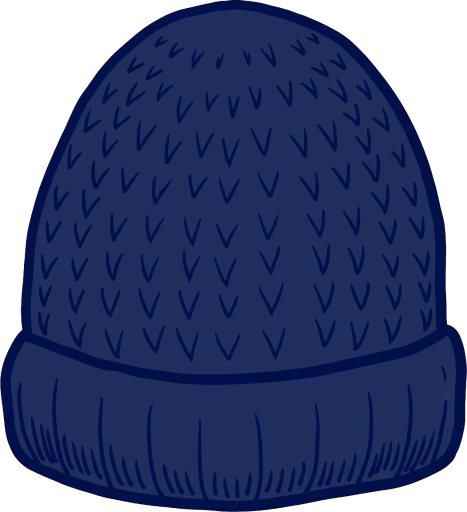
#> input picture tools/parts_keyed/prop_knitcap_a.png, 934 x 1024 px, given in place of body_b.png, which was not available (shown at 1/2 size)
$ python make_underlay.py
#> lines starting #> are read from the running program, lines starting #| are printed output that depends on the picture
### tools/mirror_v0127.py
#!/usr/bin/env python3
"""Exact Python mirror of PersonComposer (Kotlin) for the v0.1.27 audit.

Draws from the shipped drawable-nodpi assets with the same boxes,
calibrations, rigs and anchors as PersonFigure.kt. Anchor/cal values
are read from ANCH below — keep them in sync with PersonAnchors /
PersonCanvas.topCal in the Kotlin source (the audit script prints any
drift it is told about via --check).

Geometry recap (Kotlin): the canvas rect is W x H px; the person
height ph = H / (1 + padTopRatio); the person stands at the bottom
(pt = H - ph). For canvas-family bases the body bbox is drawn at
(bl, pt, bw, ph); tops are laid into the same canvas frame with
topCal about their bbox center. The rank-5 portrait is drawn at
width ph * imgW/imgH, height ph, centered. Rigs are fractions of
the drawn body rect (bl, pt, bw, ph).
"""
import os
import sys

from PIL import Image, ImageDraw

RES = os.path.expanduser(
    "~/workspace/tenki-no-kotae/app/src/main/res/drawable-nodpi")

IMG = {}


def img(name):
    if name not in IMG:
        IMG[name] = Image.open(os.path.join(RES, name + ".png")).convert("RGBA")
    return IMG[name]

CANVAS_W, CANVAS_H = 1120.0, 2240.0

BOX = {
    "body_a": (0.1589, 0.0768, 0.8438, 0.9411),
    "body_b": (0.1580, 0.0763, 0.8446, 0.9397),
    "body_c": (0.1116, 0.0759, 0.8893, 0.9411),
    "top_tshirt": (0.1795, 0.3031, 0.8214, 0.6741),
    "top_shirt": (0.2420, 0.3125, 0.7580, 0.6263),
    "top_cardigan": (0.0839, 0.1911, 0.9170, 0.8004),
    "top_lightouter": (0.1411, 0.2741, 0.8625, 0.6920),
    "top_knitcoat": (0.1491, 0.2384, 0.8527, 0.7781),
    "top_down": (0.0598, 0.2487, 0.9411, 0.7098),
    "outfit_raincoat": (0.2348, 0.0759, 0.7670, 0.9420),
}
TOPCAL = {
    "top_tshirt": (0.64, 0.875, 0.0, 0.028),
    "top_shirt": (0.80, 0.80, 0.0, 0.014),
    "top_cardigan": (0.55, 0.45, 0.0, -0.003),
    "top_lightouter": (0.63, 0.625, 0.0, 0.000),
    "top_knitcoat": (0.67, 0.60, 0.0, 0.011),
    "top_down": (1.00, 0.575, 0.0, 0.005),
}
BODY_ART = {"BODY_A": "body_a", "BODY_B": "body_b", "BODY_C": "body_c",
            "RAINCOAT": "outfit_raincoat", "RANK5_PORTRAIT": "person_rank5",
            "RANK6_PORTRAIT": "person_rank6"}
PORTRAITS = ("RANK5_PORTRAIT", "RANK6_PORTRAIT")
TOP_ART = {"TSHIRT": "top_tshirt", "SHIRT": "top_shirt",
           "CARDIGAN": "top_cardigan", "LIGHT_OUTER": "top_lightouter",
           "KNIT_COAT": "top_knitcoat", "DOWN": "top_down"}
RIGS = {
    "BODY_A": (0.502, 0.180, 0.399, 0.248, 0.747, 0.754, 0.638, 0.241, 0.637, 0.360),
    "BODY_B": (0.480, 0.180, 0.337, 0.307, 0.689, 0.732, 0.630, 0.264, 0.630, 0.362),
    "BODY_C": (0.519, 0.180, 0.336, 0.330, 0.668, 0.893, 0.629, 0.106, 0.629, 0.316),
    "RANK5_PORTRAIT": (0.489, 0.180, 0.314, 0.306, 0.690, 0.756, 0.629, 0.242, 0.629, 0.365),
    "RANK6_PORTRAIT": (0.497, 0.180, 0.330, 0.323, 0.671, 0.80, 0.63, 0.20, 0.63, 0.328),
    "RAINCOAT": (0.507, 0.081, 0.336, 0.201, 0.743, 0.848, 0.629, 0.148, 0.629, 0.40),
}
# Measured feature lines (fractions of the body rect): the eye line
# and the mouth line of each base picture, from ink-cluster analysis
# of the shipped assets (v0.1.21). Sunglasses and the mask are placed
# from these, not from the skin-bbox fractions.
FEATURES = {
    "BODY_A": (0.216, 0.260), "BODY_B": (0.216, 0.260),
    "BODY_C": (0.216, 0.260), "RANK5_PORTRAIT": (0.217, 0.260),
    "RANK6_PORTRAIT": (0.216, 0.261), "RAINCOAT": (0.216, 0.260),
}
# anchors (mirror of PersonAnchors) — audit may override via ANCH_OVERRIDES
ANCH = {
    # *_W is the painted width over body width, *_BOTTOM the
    # painted bottom line, *_HS flattens the tall generated domes.
    "MASK_W": 1.02, "MASK_DROP": 0.020, "MASK_H": 0.068,
    "SUNG_W": 1.12,
    "MUFFLER_H": 0.27, "MUFFLER_TOP": 0.305,
    "TOWEL_H": 0.212, "TOWEL_TOP": 0.298,
    "MITTEN_H": 0.115, "MITTEN_HAND_AT": 0.42,
    "FOLD2_H": 0.30, "FOLD2_GRIP_X": 0.52, "FOLD2_GRIP_Y": 0.90,
    "UMB_WIDTH": 1.12, "UMB_TOP": 0.005, "UMB_SHAFT_X": 0.507,
    "UMB_SHAFT_W": 0.030,
    "PARASOL_W": 1.15, "PARASOL_TOP": -0.20, "PARASOL_SHAFT_X": 0.508,
    "PARASOL_SHAFT_W": 0.057,
    "UCHIWA_H": 0.21, "UCHIWA_GRIP_X": 0.502, "UCHIWA_GRIP_Y": 0.90,
    "SWEAT_X1": 0.19, "SWEAT_X2": 0.83, "SWEAT_Y": 0.27, "SWEAT_R": 0.022,
    "SHIVER_X1": 0.045, "SHIVER_X2": 0.955, "SHIVER_TOP": 0.42,
    "SHIVER_STEP": 0.028, "SHIVER_AMP": 0.018, "SHIVER_W": 0.006,
}
ANCH_OVERRIDES = {}
# Painted box inside each hat asset (asset fractions, v0.1.23 —
# measured from the shipped PNGs' alpha). The cap asset carries
# wide transparent margins; the knit cap fills its frame.

# Cloth box inside the mask asset (asset fractions, v0.1.24 —
# measured from the shipped PNG: the white cloth component; the
# ear loops fill the rest of the width).
MASK_PAINT = (0.125, 0.027, 0.874, 0.973)

OUTFIT_FOR = {  # rank -> (base, top)
    0: ("BODY_B", "TSHIRT"), 1: ("BODY_A", "SHIRT"),
    2: ("BODY_A", "CARDIGAN"), 3: ("BODY_A", "LIGHT_OUTER"),
    4: ("BODY_A", "KNIT_COAT"), 5: ("RANK5_PORTRAIT", None),
    6: ("RANK6_PORTRAIT", None),
}


# Head layers (v0.1.25): face boxes / eye lines inside the layer
# assets, as in PersonAnchors (fractions of the layer image).
HEAD_FACE = {"CAP": (0.349, 0.557, 0.650, 0.975),
             "KNITCAP": (0.306, 0.550, 0.689, 1.000)}
HEAD_EYE = {"CAP": 0.654, "KNITCAP": 0.650}
HEAD_ART = {"CAP": "layer_head_cap", "KNITCAP": "layer_head_knitcap"}
# v0.1.27: the raincoat base's own variants, clipped to the hood
# opening (same canvas / face anchors as the standard layers).
HEAD_ART_RAIN = {"CAP": "layer_head_cap_rain",
                 "KNITCAP": "layer_head_knitcap_rain"}


def head_art(head, base):
    return HEAD_ART_RAIN[head] if base == "RAINCOAT" else HEAD_ART[head]


# [25 lines left out: functions body_aspect, head_layer_rect, not called in this run]


# ---- v0.1.26: arm layers + umbrella variants ----
# ARM mirrors PersonAnchors.armAnchor (grip, shaft, dw_frac,
# dh_frac, rot in PIL degrees); placement mirrors
# tools/sleeve_arms/preview_sleeve_arms.py, the source of truth.
ARM = {
    "arm_polo_umbrella_open":
        {"grip": (0.83, 0.84), "shaft": 0.815, "dw_frac": 1.20, "dh_frac": 0.95, "rot": 0},
    "arm_polo_umbrella_folding":
        {"grip": (0.40, 0.40), "shaft": None, "dw_frac": None, "dh_frac": 0.70, "rot": 12},
    "arm_polo_parasol":
        {"grip": (0.655, 0.955), "shaft": None, "dw_frac": 1.10, "dh_frac": 0.66, "rot": 0},
    "arm_polo_uchiwa":
        {"grip": (0.42, 0.895), "shaft": None, "dw_frac": None, "dh_frac": 0.40, "rot": -16},
    "arm_cardigan_umbrella_open":
        {"grip": (0.57, 0.84), "shaft": 0.545, "dw_frac": 1.20, "dh_frac": 0.95, "rot": 0},
    "arm_cardigan_umbrella_folding":
        {"grip": (0.42, 0.40), "shaft": None, "dw_frac": None, "dh_frac": 0.70, "rot": 24},
    "arm_knitcoat_umbrella_open":
        {"grip": (0.79, 0.85), "shaft": 0.775, "dw_frac": 1.20, "dh_frac": 0.95, "rot": 0},
    "arm_knitcoat_umbrella_folding":
        {"grip": (0.42, 0.40), "shaft": None, "dw_frac": None, "dh_frac": 0.70, "rot": 24},
}
ARM_ART = {  # (top, held) -> drawable name (PersonAnchors.armArt)
    ("TSHIRT", "OPEN"): "arm_polo_umbrella_open",
    ("SHIRT", "OPEN"): "arm_polo_umbrella_open",
    ("TSHIRT", "FOLDED"): "arm_polo_umbrella_folding",
    ("SHIRT", "FOLDED"): "arm_polo_umbrella_folding",
    ("TSHIRT", "PARASOL"): "arm_polo_parasol",
    ("SHIRT", "PARASOL"): "arm_polo_parasol",
    ("TSHIRT", "UCHIWA"): "arm_polo_uchiwa",
    ("SHIRT", "UCHIWA"): "arm_polo_uchiwa",
    ("CARDIGAN", "OPEN"): "arm_cardigan_umbrella_open",
    ("LIGHT_OUTER", "OPEN"): "arm_cardigan_umbrella_open",
    ("CARDIGAN", "FOLDED"): "arm_cardigan_umbrella_folding",
    ("LIGHT_OUTER", "FOLDED"): "arm_cardigan_umbrella_folding",
    ("KNIT_COAT", "OPEN"): "arm_knitcoat_umbrella_open",
    ("KNIT_COAT", "FOLDED"): "arm_knitcoat_umbrella_folding",
}
# (base, held) -> (drawable, inner rect) (PersonAnchors.variant*)
VARIANT = {
    ("RANK5_PORTRAIT", "OPEN"): ("rank5_umbrella_open",
                                 (0.0039, 0.0818, 0.8056, 0.9999)),
    ("RANK5_PORTRAIT", "FOLDED"): ("rank5_umbrella_folding",
                                   (0.0002, -0.0011, 1.0002, 1.0000)),
    ("RANK6_PORTRAIT", "OPEN"): ("rank6_umbrella_open",
                                 (0.0037, 0.1361, 0.8830, 0.9999)),
    ("RANK6_PORTRAIT", "FOLDED"): ("rank6_umbrella_folding",
                                   (0.0016, -0.0023, 0.9756, 1.0000)),
    ("RAINCOAT", "OPEN"): ("raincoat_umbrella_open",
                           (0.0624, 0.1690, 0.7201, 0.9998)),
    ("RAINCOAT", "FOLDED"): ("raincoat_umbrella_folding",
                             (-0.0001, -0.0007, 0.8948, 1.0000)),
}


def arm_art(top, held):
    return ARM_ART.get((top, held))


def variant_of(base, held):
    return VARIANT.get((base, held))


# [9 lines left out: function arm_rect, not called in this run]


def arm_poke(spec):
    name = arm_art(spec.get("top"), spec.get("held"))
    if not name:
        return 0.0
    bw = body_aspect(spec["base"]) * 1000.0
    r = arm_rect(name, RIGS[spec["base"]], 0.0, 0.0, bw, 1000.0)
    return max(0.0, -r[1] / 1000.0)


def variant_poke(spec):
    v = variant_of(spec["base"], spec.get("held"))
    if not v:
        return 0.0
    inner = v[1]
    return max(0.0, inner[1] / (inner[3] - inner[1]))


def pad_top_ratio(spec):
    import math
    pad = 0.0
    arm = arm_art(spec.get("top"), spec.get("held"))
    if spec.get("held") == "PARASOL" and not arm:
        pad = 0.34
    poke = arm_poke(spec)
    if poke > 0:
        pad = max(pad, math.ceil((poke + 0.005) * 100) / 100)
    vpoke = variant_poke(spec)
    if vpoke > 0:
        pad = max(pad, math.ceil((vpoke + 0.005) * 100) / 100)
    head = spec.get("head")
    if head in ("CAP", "KNITCAP"):
        bw = body_aspect(spec["base"]) * 1000.0
        _, top, _, _ = head_layer_rect(head, spec["base"], 0.0, 0.0, bw, 1000.0)
        poke = max(0.0, -top / 1000.0)
        pad = max(pad, math.ceil((poke + 0.005) * 100) / 100)
    return pad


# [8 lines left out: function sky, not called in this run]


def paste(canvas, im, rect):
    x, y, w, h = rect
    if w <= 0 or h <= 0:
        return
    canvas.alpha_composite(
        im.resize((max(1, round(w)), max(1, round(h))), Image.LANCZOS),
        (round(x), round(y)))


# [14 lines left out: function paste_rot, not called in this run]


def draw(canvas, spec, W=760, H=900):
    """spec keys: base, top, neck, mittens, head, mask, sunglasses,
    held, sweat, shiver. Mirrors PersonComposer.draw."""
    A = dict(ANCH, **ANCH_OVERRIDES)
    ph = H / (1.0 + pad_top_ratio(spec))
    pt = H - ph
    base = spec["base"]
    rig = RIGS[base]
    (face_cx, face_top, face_bot, face_l, face_r,
     hand_rx, hand_ry, hand_lx, hand_ly, cheek_w) = rig
    face_w, face_h = face_r - face_l, face_bot - face_top

    variant = variant_of(base, spec.get("held"))
    if variant:
        # v0.1.26: the base is swapped whole for its umbrella
        # variant, drawn so the variant's inner rect lands exactly
        # on the standard person rect.
        vname, inner = variant
        bw = ph * body_aspect(base)
        bl = (W - bw) / 2
        dw = bw / (inner[2] - inner[0])
        dh = ph / (inner[3] - inner[1])
        paste(canvas, img(vname),
              (bl - inner[0] * dw, pt - inner[1] * dh, dw, dh))
    elif base in PORTRAITS:
        person = img(BODY_ART[base])
        bw = ph * person.size[0] / person.size[1]
        bl = (W - bw) / 2
        paste(canvas, person, (bl, pt, bw, ph))
    else:
        body_name = BODY_ART[base]
        box = BOX[body_name]
        scale = ph / ((box[3] - box[1]) * CANVAS_H)
        cw, ch = CANVAS_W * scale, CANVAS_H * scale
        bw = (box[2] - box[0]) * cw
        bl = (W - bw) / 2
        ox, oy = bl - box[0] * cw, pt - box[1] * ch

        def part_rect(name):
            b = BOX[name]
            x0, y0 = ox + b[0] * cw, oy + b[1] * ch
            x1, y1 = ox + b[2] * cw, oy + b[3] * ch
            cal = TOPCAL.get(name)
            if cal:
                cx, cy = (x0 + x1) / 2, (y0 + y1) / 2
                w, h = (x1 - x0) * cal[0], (y1 - y0) * cal[1]
                x0 = cx - w / 2 + cal[2] * bw
                y0 = cy - h / 2 + cal[3] * ph
                x1, y1 = x0 + w, y0 + h
            return (x0, y0, x1 - x0, y1 - y0)

        paste(canvas, img(body_name), part_rect(body_name))
        if spec.get("top"):
            tn = TOP_ART[spec["top"]]
            paste(canvas, img(tn), part_rect(tn))

    def bx(f):
        return bl + f * bw

    def by(f):
        return pt + f * ph

    hand_x, hand_y = bx(hand_rx), by(hand_ry)
    hybrid = base in PORTRAITS
    raincoat = base == "RAINCOAT"
    eye_y, mouth_y = FEATURES[base]

    # arm layer (v0.1.26: sleeve + arm + item as one picture, over
    # body + top; the composer rotates about the grip on the hand,
    # negating PIL's angle for Canvas — the mirror IS PIL, so it
    # applies the batch's angle directly, as the previews did)
    arm = arm_art(spec.get("top"), spec.get("held"))
    if arm:
        a = ARM[arm]
        r = arm_rect(arm, rig, bl, pt, bw, ph)
        if a["rot"]:
            paste_rot(canvas, img(arm), r[0], r[1], r[2], r[3],
                      a["grip"], a["rot"])
        else:
            paste(canvas, img(arm), r)

    def prop_top(name, cx, top_y, w):
        im = img(name)
        paste(canvas, im, (cx - w / 2, top_y, w, w * im.size[1] / im.size[0]))

    def prop_bottom(name, cx, bottom_y, w):
        im = img(name)
        prop_top(name, cx, bottom_y - w * im.size[1] / im.size[0], w)

    # neck
    if not raincoat:
        if spec.get("neck") == "MUFFLER" and not hybrid:
            im = img("prop_muffler")
            h = A["MUFFLER_H"] * ph
            w = h * im.size[0] / im.size[1]
            paste(canvas, im, (bx(0.5) - w / 2, by(A["MUFFLER_TOP"]), w, h))
        elif spec.get("neck") == "TOWEL":
            im = img("prop_towel")
            h = A["TOWEL_H"] * ph
            w = h * im.size[0] / im.size[1]
            paste(canvas, im, (bx(0.5) - w / 2, by(A["TOWEL_TOP"]), w, h))
    # mittens (the portrait bases wear theirs baked in)
    if spec.get("mittens") and not raincoat and not hybrid:
        mh = A["MITTEN_H"] * ph
        for name, hx, hy in (("prop_mitten_l", hand_lx, hand_ly),
                             ("prop_mitten_r", hand_rx, hand_ry)):
            im = img(name)
            mw = mh * im.size[0] / im.size[1]
            paste(canvas, im, (bx(hx) - mw / 2,
                               by(hy) - A["MITTEN_HAND_AT"] * mh, mw, mh))
    # head (v0.1.25: the head layer — hair + hat as one picture,
    # face-anchored onto the rig; the raincoat anchors on the eye
    # line, its rig face top being the hood opening)
    if spec.get("head") in ("CAP", "KNITCAP"):
        hn = spec["head"]
        l, t, w, h = head_layer_rect(hn, base, bl, pt, bw, ph)
        paste(canvas, img(head_art(hn, base)), (l, t, w, h))
    # face (placed from the measured feature lines, v0.1.21)
    if spec.get("mask"):
        im = img("prop_mask")
        px0, py0, px1, py1 = MASK_PAINT
        cloth_w = A["MASK_W"] * cheek_w * bw
        rect_w = cloth_w / (px1 - px0)
        rect_h = A["MASK_H"] * ph / (py1 - py0)
        paste(canvas, im, (bx(face_cx) - (px0 + px1) / 2 * rect_w,
                           by(eye_y + A["MASK_DROP"]) - py0 * rect_h,
                           rect_w, rect_h))
    if spec.get("sunglasses"):
        im = img("prop_sunglasses")
        w = A["SUNG_W"] * face_w * bw
        h = w * im.size[1] / im.size[0]
        cy = by(eye_y)
        paste(canvas, im, (bx(face_cx) - w / 2, cy - h / 2, w, h))
    # held (v0.1.26: the grip-point fallback — drawn only where
    # neither an arm layer nor an umbrella variant served)
    held = spec.get("held")
    if variant or arm:
        held = None
    if held == "OPEN":
        umb = img("item_umbrella_open")
        uw = A["UMB_WIDTH"] * bw
        uh = uw * umb.size[1] / umb.size[0]
        u_left = hand_x - A["UMB_SHAFT_X"] * uw
        u_top = pt + A["UMB_TOP"] * ph
        d = ImageDraw.Draw(canvas)
        d.line([(u_left + A["UMB_SHAFT_X"] * uw, u_top + uh), (hand_x, hand_y)],
               fill=(0, 27, 68, 255), width=max(2, round(A["UMB_SHAFT_W"] * uw)))
        paste(canvas, umb, (u_left, u_top, uw, uh))
    elif held == "FOLDED":
        im = img("prop_folding")
        fh = A["FOLD2_H"] * ph
        fw = fh * im.size[0] / im.size[1]
        paste(canvas, im, (hand_x - A["FOLD2_GRIP_X"] * fw,
                           hand_y - A["FOLD2_GRIP_Y"] * fh, fw, fh))
    elif held == "PARASOL":
        im = img("prop_parasol")
        uw = A["PARASOL_W"] * bw
        uh = uw * im.size[1] / im.size[0]
        u_left = hand_x - A["PARASOL_SHAFT_X"] * uw
        u_top = pt + A["PARASOL_TOP"] * ph
        # The asset's shaft is cut short (v0.1.21): a drawn extension
        # — outline pass, then fill pass — runs from its end down to
        # the hand, as with the open umbrella's shaft.
        d = ImageDraw.Draw(canvas)
        sx = u_left + A["PARASOL_SHAFT_X"] * uw
        w_out = max(2, round(A["PARASOL_SHAFT_W"] * uw))
        d.line([(sx, u_top + uh), (hand_x, hand_y)],
               fill=(27, 37, 102, 255), width=w_out)
        d.line([(sx, u_top + uh), (hand_x, hand_y)],
               fill=(151, 201, 234, 255), width=max(1, round(w_out * 0.55)))
        paste(canvas, im, (u_left, u_top, uw, uh))
    elif held == "UCHIWA":
        im = img("prop_uchiwa")
        fh = A["UCHIWA_H"] * ph
        fw = fh * im.size[0] / im.size[1]
        paste(canvas, im, (hand_x - A["UCHIWA_GRIP_X"] * fw,
                           hand_y - A["UCHIWA_GRIP_Y"] * fh, fw, fh))
    # signs
    d = ImageDraw.Draw(canvas)
    if spec.get("sweat") and not raincoat:
        for sx in (A["SWEAT_X1"], A["SWEAT_X2"]):
            cx, cy = bx(sx), by(A["SWEAT_Y"])
            r = A["SWEAT_R"] * ph
            d.ellipse([cx - r * 0.62, cy - r * 0.38, cx + r * 0.62, cy + r * 0.88],
                      fill=(168, 216, 240, 255))
            d.polygon([(cx - r * 0.62, cy - r * 0.2), (cx + r * 0.62, cy - r * 0.2),
                       (cx, cy - r * 1.5)], fill=(168, 216, 240, 255))
    if spec.get("shiver") and not hybrid and not raincoat:
        for sx in (A["SHIVER_X1"], A["SHIVER_X2"]):
            x0 = bx(sx)
            pts = []
            for i in range(11):
                yy = by(A["SHIVER_TOP"] + i * A["SHIVER_STEP"])
                xx = x0 + (A["SHIVER_AMP"] if i % 2 == 1 else -A["SHIVER_AMP"]) * bw
                pts.append((xx, yy))
            d.line(pts, fill=(10, 26, 60, 255),
                   width=max(2, round(A["SHIVER_W"] * ph)))
    return canvas


# [10 lines left out: function spec_for, not called in this run]


def render(spec, W=760, H=900):
    return draw(sky(W, H), spec, W, H).convert("RGB")

### tools/audit28/make_underlay.py
#!/usr/bin/env python3
"""Summer full-body underlay for the v0.1.28 arm regenerations:
the app's own rank-0 composite (BODY_B + TSHIRT) on flat magenta,
plus a parasol-scene variant canvas size."""
import os
import sys

from PIL import Image

sys.path.insert(0, os.path.expanduser("~/workspace/tenki-no-kotae/tools"))
import mirror_v0127 as M  # noqa: E402

OUT = os.path.dirname(os.path.abspath(__file__))
W, H = 900, 1066
magenta = Image.new("RGBA", (W, H), (255, 0, 255, 255))
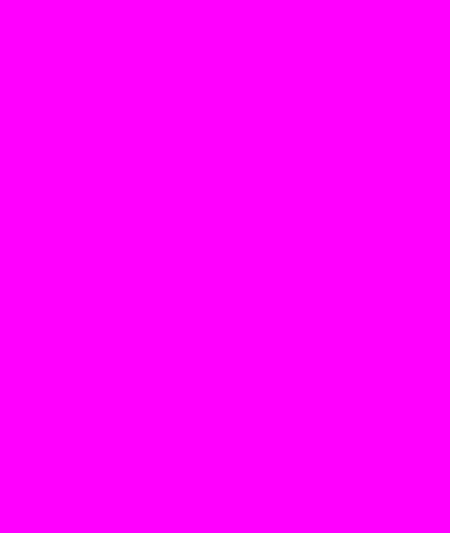
#> magenta: PIL image 900x1066 RGBA (shown at 1/2 size); mean R, G, B, A 255, 0, 255, 255
spec = {"base": "BODY_B", "top": "TSHIRT"}
canvas = M.draw(magenta, spec, W, H).convert("RGB")
#> in img, returned value is the input picture: PIL image 934x1024 RGBA; mean R, G, B, A 19.6, 31, 71.4, 201.5
#> in part_rect, `b = BOX[name]`: b = (0.158, 0.0763, 0.845, 0.94)
#> in part_rect, `x0, y0 = ox + b[0] * cw, oy + b[1] * ch`: x0 = 238.1; y0 = 0
#> in part_rect, `x1, y1 = ox + b[2] * cw, oy + b[3] * ch`: x1 = 661.9; y1 = 1066
#> in paste, `x, y, w, h = rect`: x = 238.1; y = 0; w = 423.9; h = 1066
#> in paste, `canvas.alpha_composite( im.resize((max(1, round(w)), max(1, round(h)))..`:
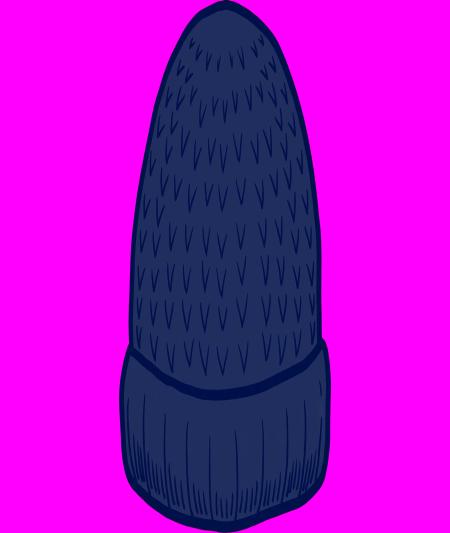
#> canvas: PIL image 900x1066 RGBA (shown at 1/2 size); mean R, G, B, A 169.2, 14.5, 193.6, 255
#> call 2 of img, with name = 'top_tshirt'
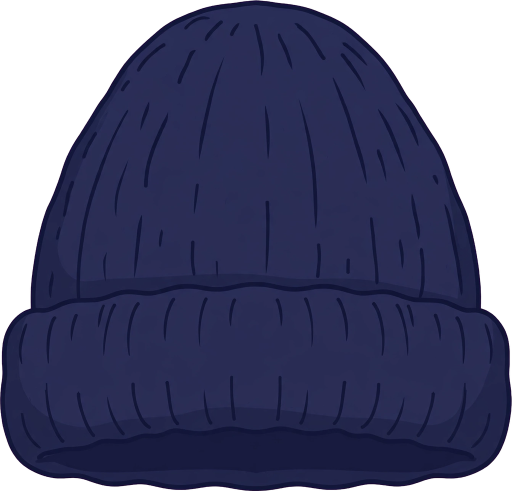
#> input picture tools/parts_keyed/prop_knitcap_b.png, 1024 x 982 px, given in place of top_tshirt.png, which was not available (shown at 1/2 size)
#> in img, returned value is the input picture: PIL image 1024x982 RGBA; mean R, G, B, A 28.7, 30.9, 61.2, 196.1
#> call 2 of paste, with rect = (322.7, 338.5, 253.6, 400.8)
#> in paste (call 2), `x, y, w, h = rect`: x = 322.7; y = 338.5; w = 253.6; h = 400.8
#> in paste (call 2), `canvas.alpha_composite( im.resize((max(1, round(w)), max(1, round(h)))..`:
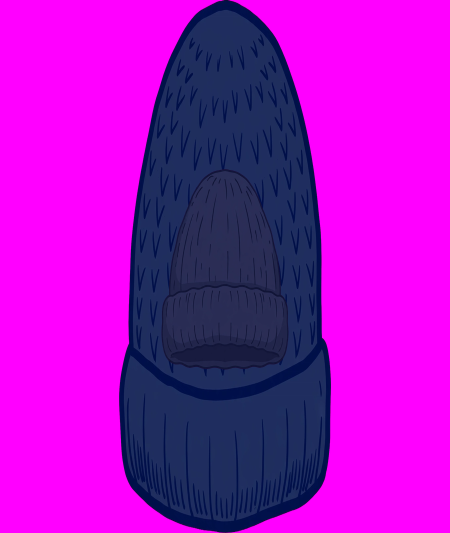
#> canvas: PIL image 900x1066 RGBA (shown at 1/2 size); mean R, G, B, A 170, 14.4, 192.5, 255
#> canvas: PIL image 900x1066 RGB
canvas.save(os.path.join(OUT, "underlay_summer.png"))
print("underlay saved", canvas.size)
#| underlay saved (900, 1066)
